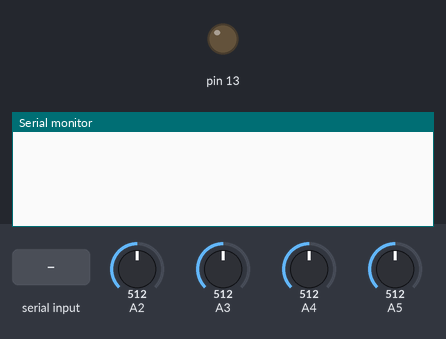
Simulated run of this sketch. Board: Arduino Uno, built with avr-gcc and run on an emulated ATmega328P. Parts: output pins drawn as LEDs (lit = HIGH), the last lines printed to the serial monitor. Inputs (shaded band) come from the test bench; at power-on: A2 = 512, A3 = 512, A4 = 512, A5 = 512.

Above: at 1.2 s.
1.3 s: "A\n" received over Serial
At 2.0 s:
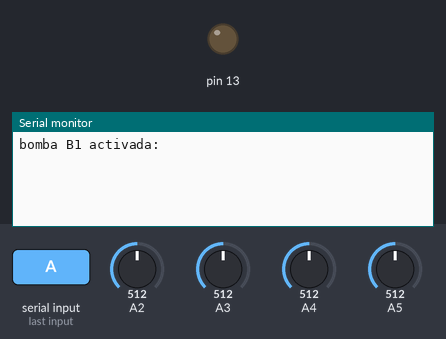
2.8 s: byte 82 ('R') received over Serial
At 3.8 s:
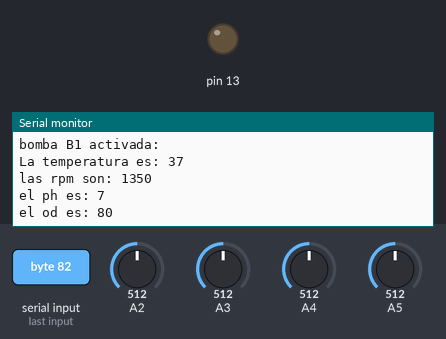
4.3 s: byte 87 ('W') received over Serial
At 6.2 s:
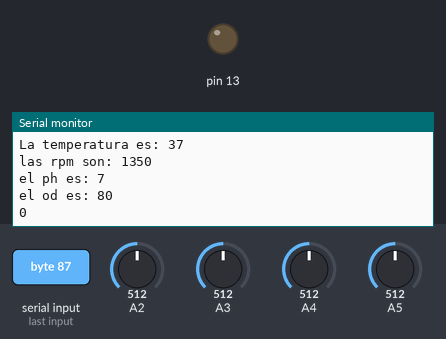
6.8 s: byte 72 ('H') received over Serial
At 8.1 s:
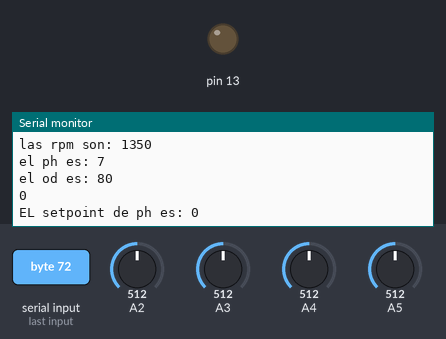
9.3 s: byte 74 ('J') received over Serial
At 11.2 s:
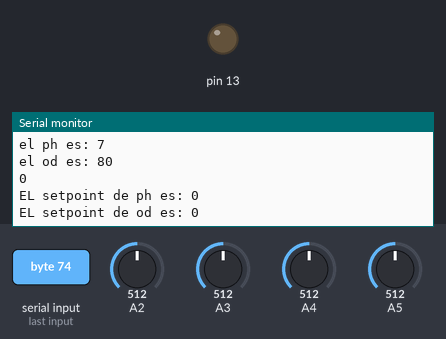
11.8 s: byte 66 ('B') received over Serial
At 12.4 s:
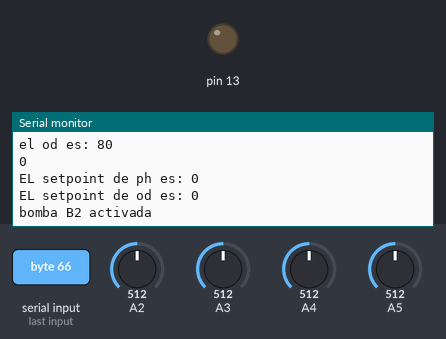

The sketch:

main.ino
```cpp
int pin1,pin2,pin3,pin4;
char ByteReceived;
int temperatura;
int rpm;
int ph;
int od;
int caudal;
int presion;
int sp_temperatura=0;
int sp_rpm=0;
int sp_ph=0;
int sp_od=0;
int sp_caudal=0;
int sp_presion=0;

char AXC[16];
char AYC[16];
char XC[16];
char YC[16];

void setup()   /****** SETUP: RUNS ONCE ******/
{
  Serial.begin(9600);
  pinMode(13,OUTPUT);
}
void loop()
{
  /*temperatura= analogRead(A0);*/
  /*rpm= analogRead(A1);*/
  ph= analogRead(A2);
  od= analogRead(A3);
  caudal= analogRead(A4);
  presion= analogRead(A5);
   temperatura=37;
   ph=7 ;
   od =80;
   rpm=1350;
  analogWrite(13,sp_rpm);


          if (Serial.available() > 0)
              {
                ByteReceived = Serial.read();
                 if(ByteReceived == 'R')
                 {

                  Serial.print("La temperatura es: ");
                  Serial.println(temperatura);
                  delay(50);
                  Serial.print("las rpm son: ");
                  Serial.println(rpm);
                  Serial.print("el ph es: ");
                  Serial.println(ph);
                  Serial.print("el od es: ");
                  Serial.println(od);
                  delay(50);

                   }


                 if(ByteReceived == 'W')

                  {
                   String str = Serial.readStringUntil('\n');
                   int data = str.toInt();
                   //Serial.print("EL setpoint de temperatura es: ");
                   Serial.println(data);
                   ByteReceived=0;

                    }
                  if(ByteReceived == 'G')
                    {
                   String str = Serial.readStringUntil('\n');
                   int data = str.toInt();
                   //Serial.print("EL setpoint de rpm es: ");
                   Serial.println(data);
                   sp_rpm=data;
                   ByteReceived=0;

                    }
                  if(ByteReceived == 'H')
                    {
                    String str = Serial.readStringUntil('\n');
                    int data = str.toInt();
                    Serial.print("EL setpoint de ph es: ");
                    Serial.println(data);
                    ByteReceived=0;
                    }
                    if(ByteReceived == 'J')
                    {
                    String str = Serial.readStringUntil('\n');
                    int data = str.toInt();
                    Serial.print("EL setpoint de od es: ");
                    Serial.println(data);
                    ByteReceived=0;
                    }
                  if(ByteReceived == 'A')
                    {
                    Serial.println("bomba B1 activada: ");
                    digitalWrite(pin1, true);
                    ByteReceived=0;
                    }

                    if(ByteReceived == 'B')
                    { Serial.println("bomba B2 activada ");
                     digitalWrite(pin2, true);;
                    ByteReceived=0;
                    }
                     if(ByteReceived == 'C')
                    {
                     Serial.println("Bomba 3 activada: ");
                     digitalWrite(pin3, true);
                    ByteReceived=0;
                    }
                     if(ByteReceived == 'D')
                    {
                    Serial.println("Bomba B4 activada ");
                    digitalWrite(pin4, true);
                    ByteReceived=0;
                    }

                    if(ByteReceived == 'E')
                    {

                     Serial.println("Bombas detenidas ");
                     digitalWrite(pin1,false );
                      digitalWrite(pin2, false);
                      digitalWrite(pin3, false);
                      digitalWrite(pin4, false);
                      ByteReceived=0;
                    }
    }
}
```

Measured:
- after the input at 1.3 s, the serial monitor: prints a new line at once (image 1)
- after the input at 2.8 s, the serial monitor: prints a new line at once (image 2)
- after the input at 4.3 s, the serial monitor: prints a new line after 1.0 s (image 3)
- after the input at 6.8 s, the serial monitor: prints a new line after 1.0 s (image 4)
- after the input at 9.3 s, the serial monitor: prints a new line after 1.0 s (image 5)
- after the input at 11.8 s, the serial monitor: prints a new line at once (image 6)
